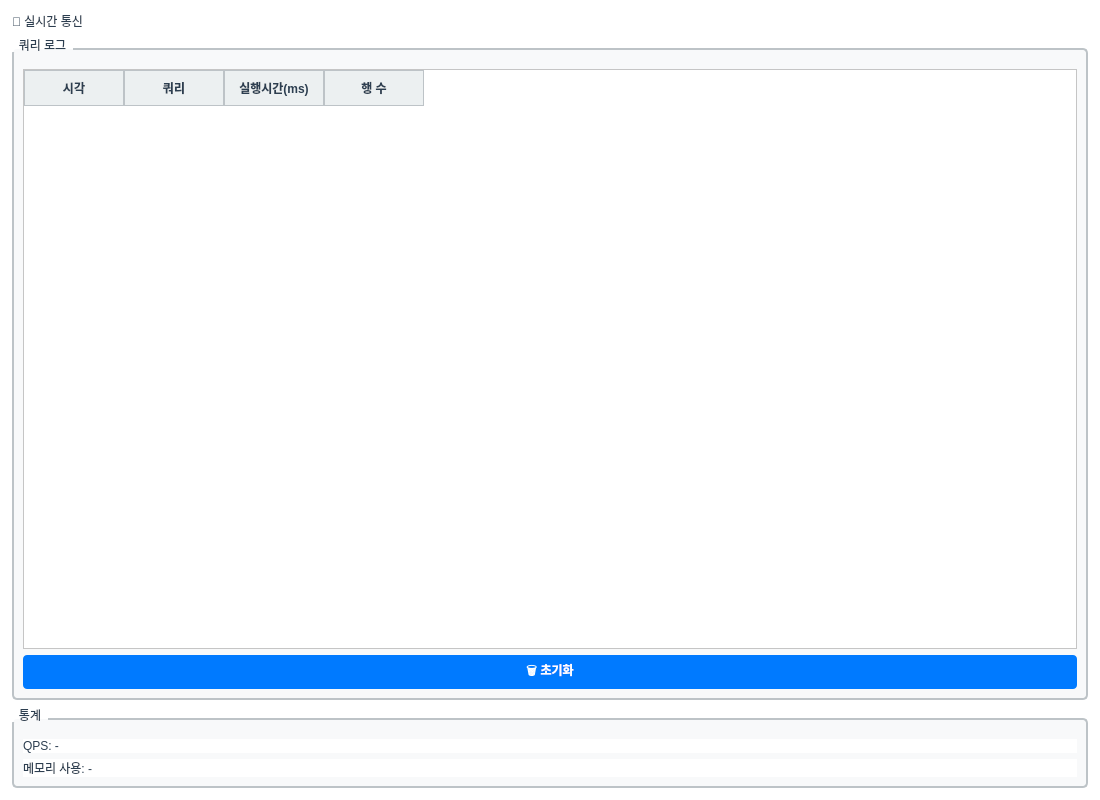
<?xml version="1.0" encoding="UTF-8"?>
<ui version="4.0">
 <class>RealtimeTab</class>
 <widget class="QWidget" name="RealtimeTab">
  <property name="geometry">
   <rect>
    <x>0</x>
    <y>0</y>
    <width>1100</width>
    <height>800</height>
   </rect>
  </property>
  <property name="windowTitle">
   <string>실시간 통신</string>
  </property>
  <property name="styleSheet">
   <string notr="true">QWidget {
    background-color: #FFFFFF;
    color: #2C3E50;
    font-family: &quot;맑은 고딕&quot;, &quot;Segoe UI&quot;;
    font-size: 9pt;
}
QTabBar::tab:selected {
    background-color: #007AFF;
    color: #FFFFFF;
    font-weight: bold;
}
QPushButton {
    background-color: #007AFF;
    color: #FFFFFF;
    border: none;
    border-radius: 4px;
    padding: 6px 12px;
    font-weight: bold;
}
QPushButton:hover {
    background-color: #0055CC;
}
QPushButton:disabled {
    background-color: #BDC3C7;
    color: #7F8C8D;
}
QTableWidget {
    gridline-color: #BDC3C7;
    background-color: #FFFFFF;
    alternate-background-color: #F8F9FA;
    selection-background-color: #007AFF;
    selection-color: #FFFFFF;
}
QHeaderView::section {
    background-color: #ECF0F1;
    color: #2C3E50;
    padding: 6px;
    border: 1px solid #BDC3C7;
    font-weight: bold;
}
QLineEdit, QTextEdit, QPlainTextEdit {
    background-color: #FFFFFF;
    border: 1px solid #BDC3C7;
    border-radius: 3px;
    padding: 4px;
    color: #2C3E50;
}
QGroupBox {
    border: 2px solid #BDC3C7;
    border-radius: 5px;
    margin-top: 10px;
    padding-top: 10px;
    background-color: #F8F9FA;
}
QGroupBox::title {
    subcontrol-origin: margin;
    subcontrol-position: top left;
    padding: 0 5px;
    color: #2C3E50;
    font-weight: bold;
}</string>
  </property>
  <layout class="QVBoxLayout" name="verticalLayout">
   <property name="spacing">
    <number>8</number>
   </property>
   <property name="leftMargin">
    <number>12</number>
   </property>
   <property name="topMargin">
    <number>12</number>
   </property>
   <property name="rightMargin">
    <number>12</number>
   </property>
   <property name="bottomMargin">
    <number>12</number>
   </property>
   <item>
    <widget class="QLabel" name="label_title">
     <property name="text">
      <string>📡 실시간 통신</string>
     </property>
    </widget>
   </item>
   <item>
    <widget class="QGroupBox" name="groupBox_querylog">
     <property name="title">
      <string>쿼리 로그</string>
     </property>
     <layout class="QVBoxLayout" name="vl_querylog">
      <item>
       <widget class="QTableWidget" name="table_query_log">
        <property name="alternatingRowColors">
         <bool>true</bool>
        </property>
        <property name="selectionBehavior">
         <enum>QAbstractItemView::SelectRows</enum>
        </property>
        <property name="columnCount">
         <number>4</number>
        </property>
        <column>
         <property name="text">
          <string>시각</string>
         </property>
        </column>
        <column>
         <property name="text">
          <string>쿼리</string>
         </property>
        </column>
        <column>
         <property name="text">
          <string>실행시간(ms)</string>
         </property>
        </column>
        <column>
         <property name="text">
          <string>행 수</string>
         </property>
        </column>
       </widget>
      </item>
      <item>
       <widget class="QPushButton" name="btnClear">
        <property name="text">
         <string>🗑️ 초기화</string>
        </property>
       </widget>
      </item>
     </layout>
    </widget>
   </item>
   <item>
    <widget class="QGroupBox" name="groupBox_stats">
     <property name="title">
      <string>통계</string>
     </property>
     <layout class="QVBoxLayout" name="vl_stats">
      <item>
       <widget class="QLabel" name="label_qps">
        <property name="text">
         <string>QPS: -</string>
        </property>
       </widget>
      </item>
      <item>
       <widget class="QLabel" name="label_memory">
        <property name="text">
         <string>메모리 사용: -</string>
        </property>
       </widget>
      </item>
     </layout>
    </widget>
   </item>
  </layout>
 </widget>
 <resources/>
 <connections/>
</ui>
